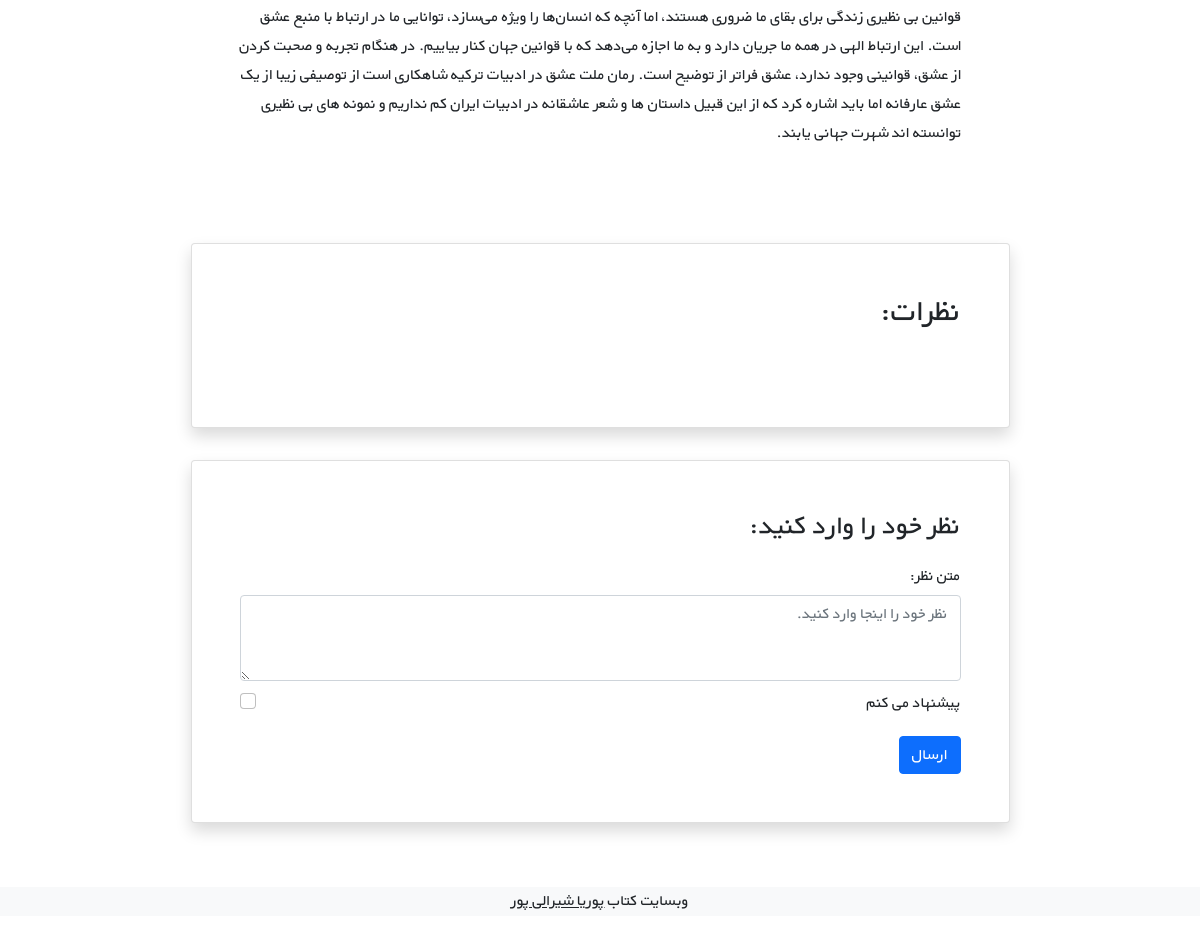
The page /books/17/ (lower part) on the database as committed earlier.
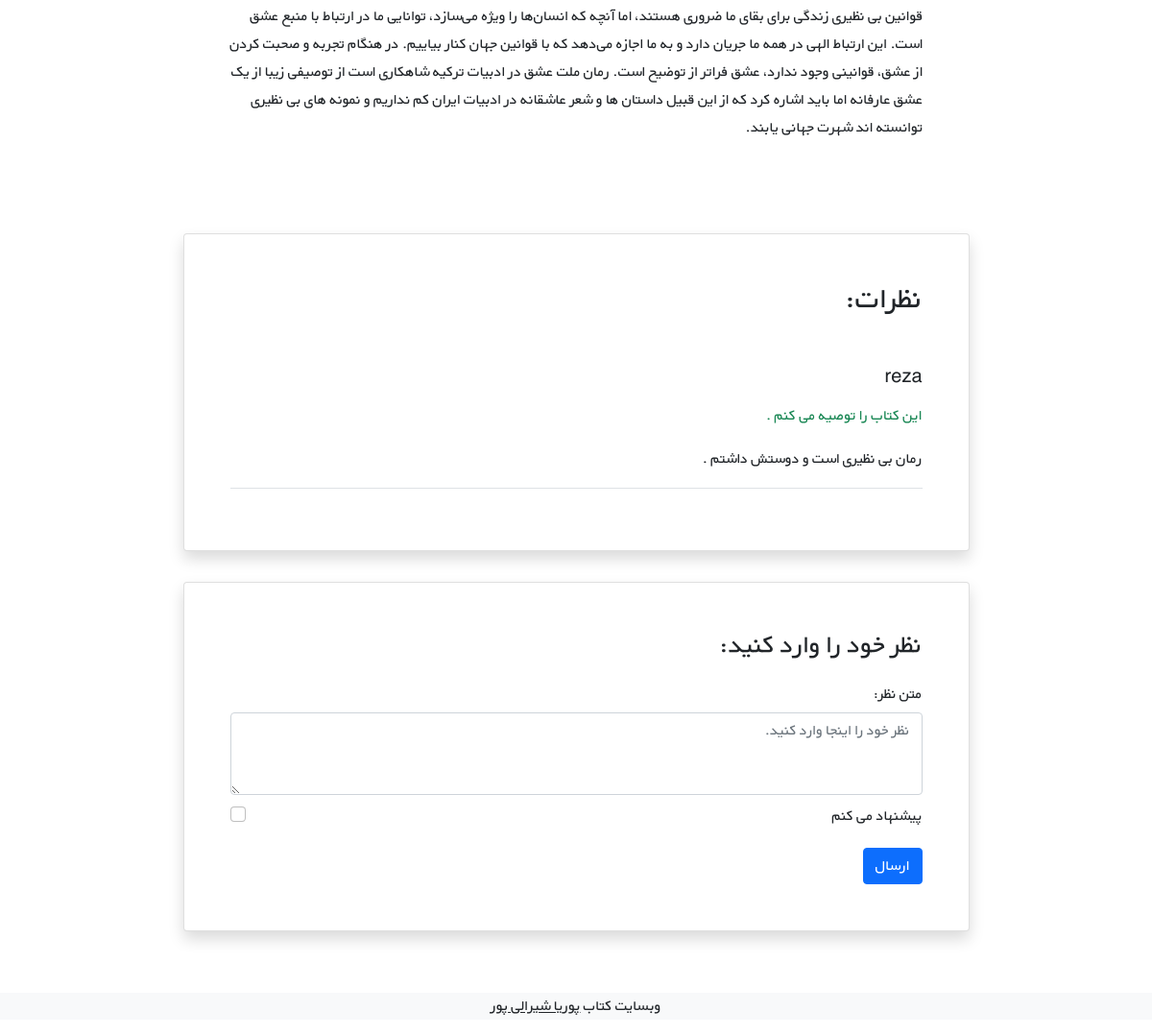
The same page on the database as committed later.
### books/models.py (models this page shows, shortened)
class Comment(models.Model):
    user = models.ForeignKey(get_user_model(), on_delete=models.CASCADE)
    book = models.ForeignKey(Book, on_delete=models.CASCADE, related_name='comments')
    text = models.TextField()
    is_active = models.BooleanField(default=True)
    recommend = models.BooleanField(default=True)
    datetime_created = models.DateTimeField(auto_now_add=True)

### accounts/models.py (models this page shows)
class CustomUser(AbstractUser):
    age = models.PositiveIntegerField(null=True, blank=True)

### books/views.py (the view)
# urls.py: path('<int:pk>/', book_details_view, name='details_view'),
def book_details_view(request, pk):
    book = get_object_or_404(Book, pk=pk)
    book_comments = book.comments.all()
    if request.method == 'POST':
        comment_form = CommentForm(request.POST)
        if comment_form.is_valid():
            new_comment = comment_form.save(commit=False)
            new_comment.book = book
            new_comment.user = request.user
            new_comment.save()
    else:
        comment_form = CommentForm()
    context = {'book': book, 'comments': book_comments, 'comment_form': comment_form}
    return render(request, 'books/details_view.html', context)

### books/forms.py
class CommentForm(forms.ModelForm):
    class Meta:
        model = Comment
        fields = ('text', 'recommend', )

### books/templatetags/persian_translate_numbers.py (called while the page is built)
@register.filter
def translate_numbers(value):
    value = str(value)
    english_to_persian_table = value.maketrans('0123456789', '۰۱۲۳۴۵۶۷۸۹')
    return value.translate(english_to_persian_table)

### books/templates/books/details_view.html (shortened to what this page needs)
{% extends '_base.html' %}
{% load crispy_forms_filters %}
{% load crispy_forms_tags %}
{% load persian_translate_numbers %}
{% load humanize %}
{% block content %}
    <div class="container mt-5" dir="rtl">
        <div class="">
            <div class="">
                <div class="d-flex justify-content-center">
                    <div class="my-3 p-5 w-sm-75 w-100">
                        {{ book.content|linebreaks }}
                    </div>
                </div>
                <div class="d-flex justify-content-center">
                    <div class="card shadow my-3 p-5 w-sm-75 w-100">
                        <h2 class="mb-5">نظرات:</h2>
                        {% for comment in comments %}
                            {% if comment.is_active %}
                                <div class="border-bottom mb-3">
                                    <h5 class="mb-3">{{ comment.user.username }}</h5>
                                    {% if comment.recommend %}
                                        <p class="text text-success">این کتاب را توصیه می کنم .</p>
                                    {% else %}
                                        <p class="text text-danger">این کتاب را توصیه نمی کنم .</p>
                                    {% endif %}
                                    <p>{{ comment.text|linebreaks }}</p>
                                </div>
                            {% endif %}
                        {% endfor %}
                    </div>
                </div>
                <div class="d-flex justify-content-center">
                    <div class="card shadow my-3 p-5 w-sm-75 w-100">
                        <h3>نظر خود را وارد کنید:</h3>
                        <form method="POST">
                            <div class="form-group py-2">
                                <label class="py-1" for="comment_text">متن نظر:</label>
                                <textarea class="form-control" name="text" rows="3"
                                          placeholder="نظر خود را اینجا وارد کنید."></textarea>
                            </div>
                            <div class="form-check">
                                <input class="form-check-input" type="checkbox" name="recommend">
                                <label class="form-check-label">
                                    پیشنهاد می کنم
                                </label>
                            </div>
                            <button type="submit" class="btn btn-primary mt-3">ارسال</button>
                        </form>
                    </div>
                </div>
            </div>
        </div>
    </div>
{% endblock %}

Rows that differ between the two databases and show on the page:
added Comment: user.username "reza", recommend "این کتاب را توصیه می کنم .", text "رمان بی نظیری است و دوستش داشتم ."
